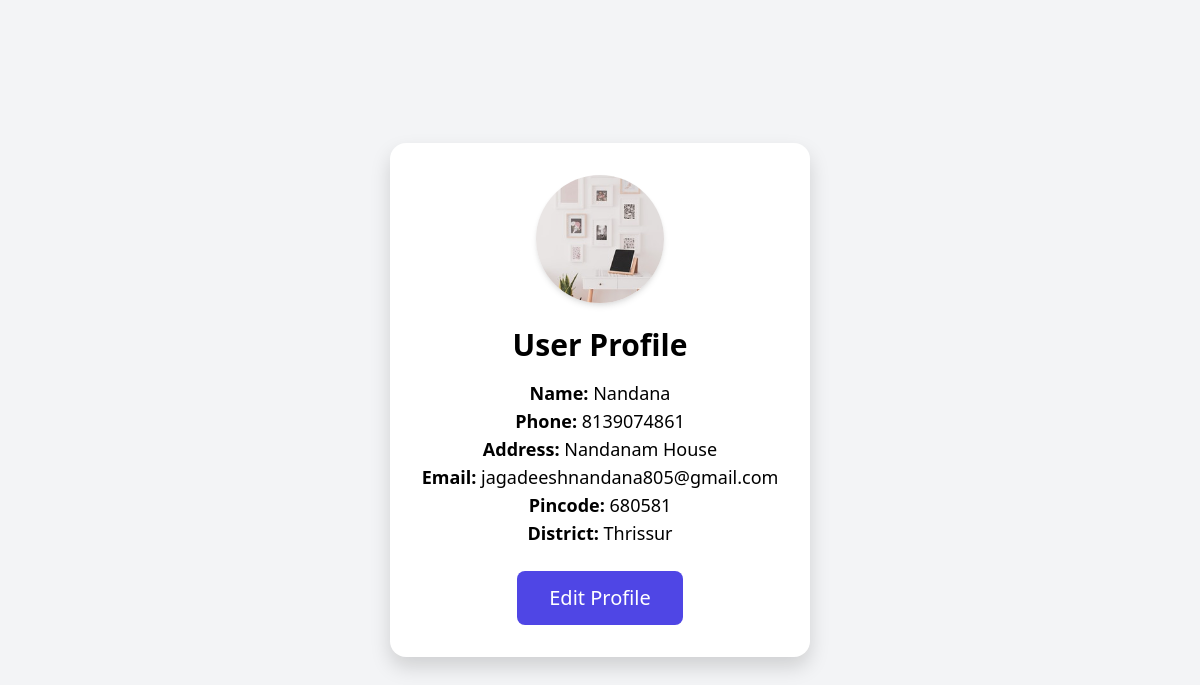
The app's page /profile/ (signed in) with its own data.
### POST/models.py (models this page shows, shortened)
class USER(models.Model):
    STATUS = (
        ('applied', 'Applied'),
        ('approved', 'Approved'),
        ('reject', 'Reject')
    )
    status = models.CharField(max_length=20, choices=STATUS, default='applied')
    username = models.CharField(max_length=100)
    phone = models.IntegerField()
    email = models.EmailField(unique=True)
    image = models.ImageField(upload_to='profile_images/', blank=True, null=True)  # ImageField configuration
    password = models.CharField(max_length=8)
    address = models.CharField(max_length=100)
    pincodeno = models.IntegerField()
    districtname = models.CharField(max_length=100)
    otp = models.IntegerField(null=True, blank=True)  # Store OTP for verification

### POST/views.py (the view)
# urls.py: path('profile/',views.profile,name='profile'),
def profile(request):
    if 'email' in request.session:
        semail = request.session['email']
        try:
            user = USER.objects.get(email=semail)
        except USER.DoesNotExist:
            alert = "<script> alert('User not found.'); window.location.href='/login/'; </script>"
            return HttpResponse(alert)
    else:
        alert = "<script> alert('Email not found in session. Please log in.'); window.location.href='/login/'; </script>"
        return HttpResponse(alert)
    return render(request, 'profile.html', {'user': user})

### POST/templates/profile.html (shortened to what this page needs)
<!DOCTYPE html>
<html lang="en">
<head>
    <link href="https://cdn.jsdelivr.net/npm/tailwindcss@^2.2/dist/tailwind.min.css" rel="stylesheet">
</head>
<body class="bg-gray-100 flex justify-center items-center h-screen">
    <div class="card">
        <div class="flex justify-center mb-4">
            {% if user.image %}
                <img src="{{ user.image.url }}" class="profile-pic w-32 h-32 rounded-full shadow-md" alt="Profile Picture">
            {% else %}
                <img src="/static/images/default-profile.png" class="profile-pic w-32 h-32 rounded-full shadow-md" alt="Default Profile Picture">
            {% endif %}
        </div>
        <h1 class="text-3xl font-semibold mt-6">User Profile</h1>
        <div class="mt-4 text-lg">
            <p><strong>Name:</strong> {{ user.username }}</p>
            <p><strong>Phone:</strong> {{ user.phone }}</p>
            <p><strong>Address:</strong> {{ user.address }}</p>
            <p><strong>Email:</strong> {{ user.email }}</p>
            <p><strong>Pincode:</strong> {{ user.pincodeno }}</p>
            <p><strong>District:</strong> {{ user.districtname }}</p>
        </div>
        <button id="editButton" class="btn mt-4">Edit Profile</button>
    </div>
</body>
</html>

### POST/templates/profile.html (style rules this page uses)
.card { background-color: #ffffff; border-radius: 1rem; box-shadow: 0 10px 20px rgba(0, 0, 0, 0.15); padding: 2rem; max-width: 600px; margin: 2rem auto; text-align: center; }
.profile-pic { border-radius: 50%; max-width: 180px; max-height: 180px; object-fit: cover; margin: 0 auto; }
.btn { background-color: #4f46e5; color: #ffffff; padding: 0.75rem 2rem; border: none; border-radius: 0.5rem; font-size: 1.25rem; cursor: pointer; margin-top: 1.5rem; }

### records on screen
USER: image (picture), username "Nandana", phone "8139074861", address "Nandanam House", email "jagadeeshnandana805@gmail.com", pincodeno "680581", districtname "Thrissur"
